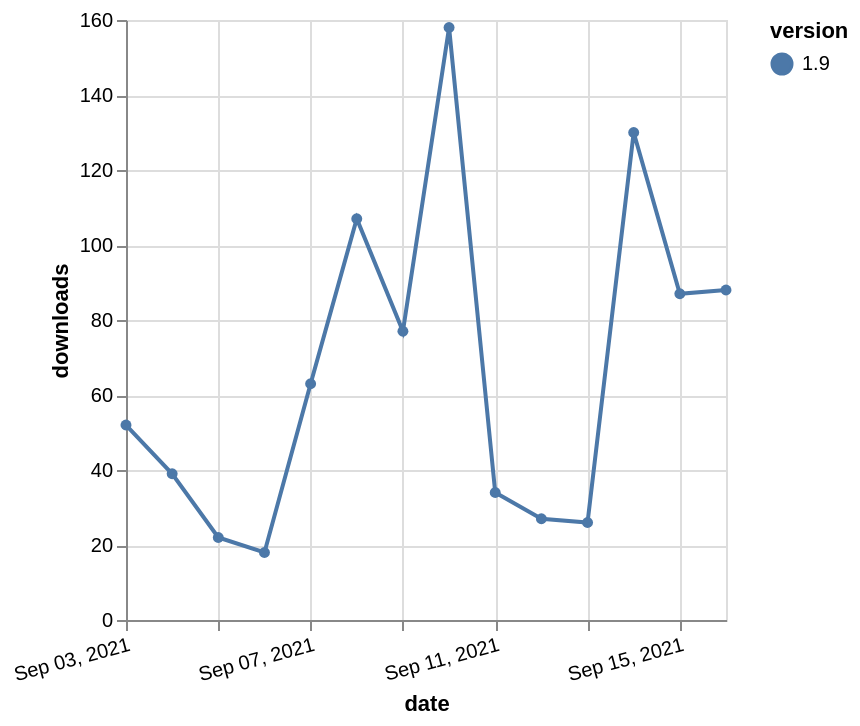

Source (Vega-Lite JSON):
### Vega-Lite specification from a JSON file in a GitHub repository (floating-point values rounded to 4 significant figures)
{"$schema": "https://vega.github.io/schema/vega-lite/v5.json", "description": "A simple bar chart with embedded data.", "data": {"values": [{"date": "2021-09-03", "total": 91375, "delta": 52, "version": "1.9"}, {"date": "2021-09-04", "total": 91414, "delta": 39, "version": "1.9"}, {"date": "2021-09-05", "total": 91436, "delta": 22, "version": "1.9"}, {"date": "2021-09-06", "total": 91454, "delta": 18, "version": "1.9"}, {"date": "2021-09-07", "total": 91517, "delta": 63, "version": "1.9"}, {"date": "2021-09-08", "total": 91624, "delta": 107, "version": "1.9"}, {"date": "2021-09-09", "total": 91701, "delta": 77, "version": "1.9"}, {"date": "2021-09-10", "total": 91859, "delta": 158, "version": "1.9"}, {"date": "2021-09-11", "total": 91893, "delta": 34, "version": "1.9"}, {"date": "2021-09-12", "total": 91920, "delta": 27, "version": "1.9"}, {"date": "2021-09-13", "total": 91946, "delta": 26, "version": "1.9"}, {"date": "2021-09-14", "total": 92076, "delta": 130, "version": "1.9"}, {"date": "2021-09-15", "total": 92163, "delta": 87, "version": "1.9"}, {"date": "2021-09-16", "total": 92251, "delta": 88, "version": "1.9"}]}, "width": "container", "mark": {"type": "line", "point": {"filled": true}}, "encoding": {"x": {"field": "date", "type": "temporal", "timeUnit": "yearmonthdate", "title": "date", "axis": {"labelAngle": -15}}, "y": {"field": "delta", "type": "quantitative", "title": "downloads"}, "color": {"field": "version", "type": "nominal"}, "tooltip": {"field": "delta"}}}
